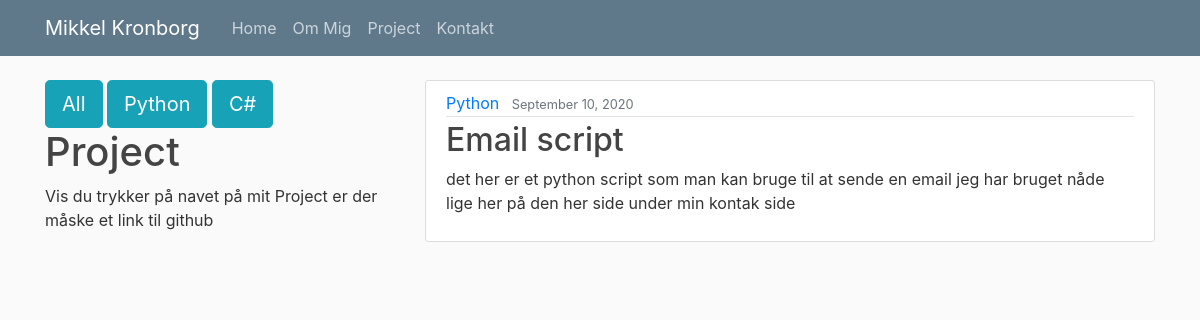
Before: /project/ with the older database file.
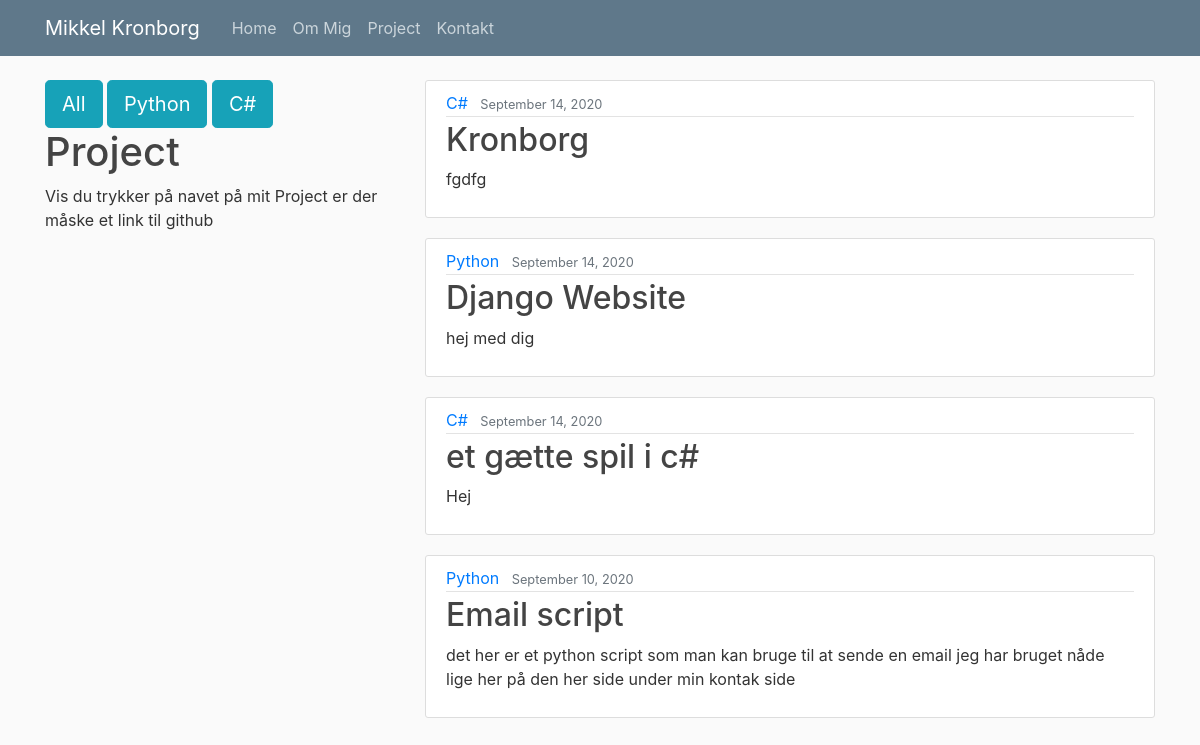
After: the same page with the newer database file.
### web/models.py (models this page shows, shortened)
class Post(models.Model):
    title = models.CharField(max_length=100)
    language = models.CharField(max_length=50)
    link = models.CharField(max_length=300)
    content = models.TextField()
    date_posted = models.DateTimeField(default=timezone.now)
    author = models.ForeignKey(User, on_delete=models.CASCADE)

### web/views.py (the view)
# urls.py: path('project/', PostListView.as_view(), name='web-project'),
class PostListView(ListView):
    model = Post
    template_name = 'web/project.html'  # <app>/<model>_<viewtype>.html
    context_object_name = 'posts'
    ordering = ['-date_posted']
    paginate_by = 4

### web/templates/web/project.html (shortened to what this page needs)
{% extends "web/base.html" %}
{% load static %}
{% block content %}
<div class="row">
  <div class="col-4">
    <div class="form-actions">
        <a href='{% url 'web-project' %}'><button class="btn btn-info btn-lg">All</button></a>
        <a href='{% url 'web-python' %}'><button class="btn btn-info btn-lg">Python</button></a>
        <a href='{% url 'web-c#' %}'><button class="btn btn-info btn-lg">C#</button></a>
    </div>
      <h1>Project</h1>
      <p>
          Vis du trykker på
          navet på mit Project er der måske et link til github
      </p>
  </div>
  <div class="col-8">
      {% for post in posts %}
            <article class="media content-section">
              <div class="media-body">
                <div class="article-metadata">
                  <a class="mr-2" href="#">{{ post.language }}</a>
                  <small class="text-muted">{{ post.date_posted|date:"F d, Y" }}</small>
                </div>
                <h2><a class="article-title" href="{{ post.link }}" target="_blank">{{ post.title }}</a></h2>
                <p class="article-content">{{ post.content }}</p>
              </div>
            </article>
        {% endfor %}
  </div>
</div>
{% endblock content %}

### web/templates/web/base.html (shortened to what this page needs)
{% load static %}
<!DOCTYPE html>
<html>
<head>
    <link rel="stylesheet" href="https://maxcdn.bootstrapcdn.com/bootstrap/4.0.0/css/bootstrap.min.css">
    <link rel="stylesheet" type="text/css" href="{% static 'web/main.css' %}">
    <link rel="stylesheet" type="text/css" href="{% static 'web/Kmain.css' %}">
</head>
<body>
    <header class="site-header">
      <nav class="navbar navbar-expand-md navbar-dark bg-steel fixed-top">
        <div class="container">
          <a class="navbar-brand mr-4" href="{% url 'web-home' %}">Mikkel Kronborg</a>
          <div class="collapse navbar-collapse" id="navbarToggle">
            <div class="navbar-nav mr-auto">
              <a class="nav-item nav-link" href="{% url 'web-home' %}">Home</a>
              <a class="nav-item nav-link" href="{% url 'web-me' %}">Om Mig</a>
                <a class="nav-item nav-link" href="{% url 'web-project' %}">Project</a>
              <a class="nav-item nav-link" href="{% url 'web-kontakt' %}">Kontakt</a>
            </div>
          </div>
        </div>
      </nav>
    </header>
    <main role="main" class="container">
        <div class="row">
        <div class="col">
          {% block content %}{% endblock %}
        </div>
    </main>
</body>
</html>

### web/static/web/main.css (style rules this page uses)
body { background: #fafafa; color: #333333; margin-top: 5rem; }
h1, h2, h3, h4, h5, h6 { color: #444444; }
.bg-steel { background-color: #5f788a; }
.site-header .navbar-nav .nav-link { color: #cbd5db; }
.content-section { background: #ffffff; padding: 10px 20px; border: 1px solid #dddddd; border-radius: 3px; margin-bottom: 20px; }
.article-title { color: #444444; }
.article-content { white-space: pre-line; }
.article-metadata { padding-bottom: 1px; margin-bottom: 4px; border-bottom: 1px solid #e3e3e3 }

Changed rows visible on the page:
added Post: language "C#", date_posted "September 14, 2020", title "Kronborg", content "fgdfg"
added Post: language "Python", date_posted "September 14, 2020", title "Django Website", content "hej med dig"
added Post: language "C#", date_posted "September 14, 2020", title "et gætte spil i c#", content "Hej"
